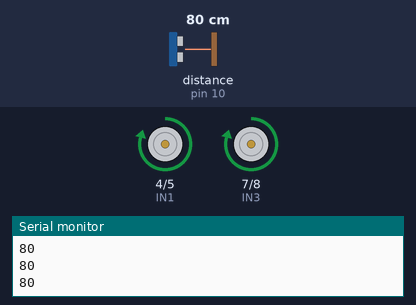
Simulated run of this sketch. Board: Arduino Uno, built with avr-gcc and run on an emulated ATmega328P. Parts: motor-driver pin pairs drawn as motors (green arrow = first pin HIGH = forward, orange = second pin HIGH = backward, longer = more drive, scaled by the enable pin), the last lines printed to the serial monitor. Wiring (inferred from the names in the program): ultrasonic range finder: trigger pin 9; echo pin 10. Inputs (shaded band) come from the test bench; at power-on: distance to the obstacle (sensor on pin 10) 80 cm. The echo pulse lasts 58.3 µs per cm.

Above: at 4.2 s.
4.3 s: distance to the obstacle (sensor on pin 10) set to 2 cm
At 5.4 s:
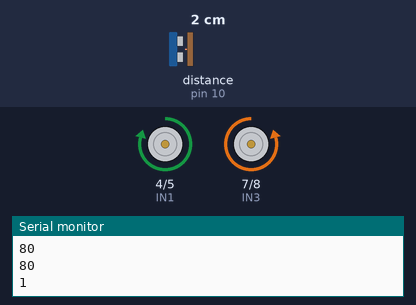
At 5.8 s:
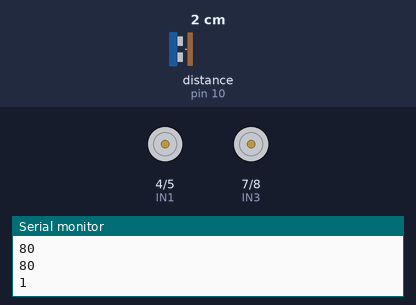
7.3 s: distance to the obstacle (sensor on pin 10) set to 20 cm
10.3 s: distance to the obstacle (sensor on pin 10) set to 24 cm
11.9 s: distance to the obstacle (sensor on pin 10) set to 4 cm
At 12.24 s:
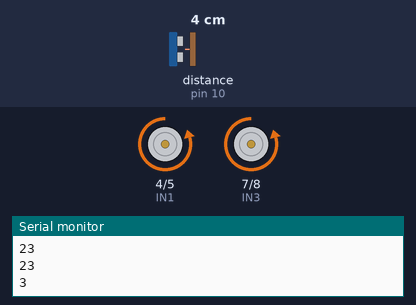
14.9 s: distance to the obstacle (sensor on pin 10) set to 35 cm
Timing chart, 0 to 17.4 s (numbered marks = the images above; inputs shaded):
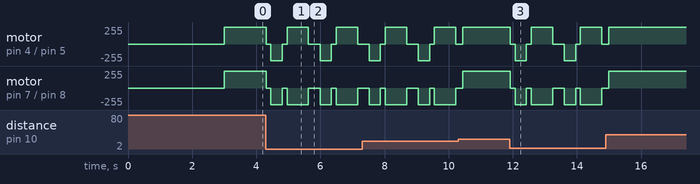

The sketch:

obstacle_avoidance.ino
```cpp
const int EN1 = 3;
const int IN1 = 4;
const int IN2 = 5;
const int EN2 = 6;
const int IN3 = 7;
const int IN4 = 8;

const int TRIG = 9;
const int ECHO = 10;


const int SPEED_A = 250;
const int SPEED_B = 250;
int  TURN_90_MS   = 670;
const int STOP_CM    = 20;
const int REVERSE_MS = 350;
const int PAUSE_MS   = 150;

void setup() {
  pinMode(EN1, OUTPUT); pinMode(IN1, OUTPUT); pinMode(IN2, OUTPUT);
  pinMode(EN2, OUTPUT); pinMode(IN3, OUTPUT); pinMode(IN4, OUTPUT);
  pinMode(TRIG, OUTPUT); pinMode(ECHO, INPUT);
  digitalWrite(TRIG, LOW);
  Serial.begin(9600);
  stopMotors();
  delay(3000);
}

long readDistanceCm() {
  digitalWrite(TRIG, LOW);  delayMicroseconds(2);
  digitalWrite(TRIG, HIGH); delayMicroseconds(10);
  digitalWrite(TRIG, LOW);
  long us = pulseIn(ECHO, HIGH, 30000);
  if (us == 0) return 999;
  return us / 58;
}

void loop() {
  long d = readDistanceCm();
  Serial.println(d);

  if (d > STOP_CM) {
    forward();
  } else {
    stopMotors();  delay(PAUSE_MS);
    reverse();     delay(REVERSE_MS);
    stopMotors();  delay(PAUSE_MS);
    turnRight();   delay(TURN_90_MS);
    stopMotors();  delay(PAUSE_MS);
  }
  delay(60);
}


void forward() {
  digitalWrite(IN1, HIGH); digitalWrite(IN2, LOW);
  digitalWrite(IN3, HIGH); digitalWrite(IN4, LOW);
  analogWrite(EN1, SPEED_A); analogWrite(EN2, SPEED_B);
}

void reverse() {
  digitalWrite(IN1, LOW); digitalWrite(IN2, HIGH);
  digitalWrite(IN3, LOW); digitalWrite(IN4, HIGH);
  analogWrite(EN1, SPEED_A); analogWrite(EN2, SPEED_B);
}

void turnLeft() {
  digitalWrite(IN1, LOW);  digitalWrite(IN2, HIGH);
  digitalWrite(IN3, HIGH); digitalWrite(IN4, LOW);
  analogWrite(EN1, SPEED_A); analogWrite(EN2, SPEED_B);
}

void turnRight() {
  digitalWrite(IN1, HIGH); digitalWrite(IN2, LOW);
  digitalWrite(IN3, LOW);  digitalWrite(IN4, HIGH);
  analogWrite(EN1, SPEED_A); analogWrite(EN2, SPEED_B);
}

void stopMotors() {
  analogWrite(EN1, 0); analogWrite(EN2, 0);
  digitalWrite(IN1, LOW); digitalWrite(IN2, LOW);
  digitalWrite(IN3, LOW); digitalWrite(IN4, LOW);
}
```
